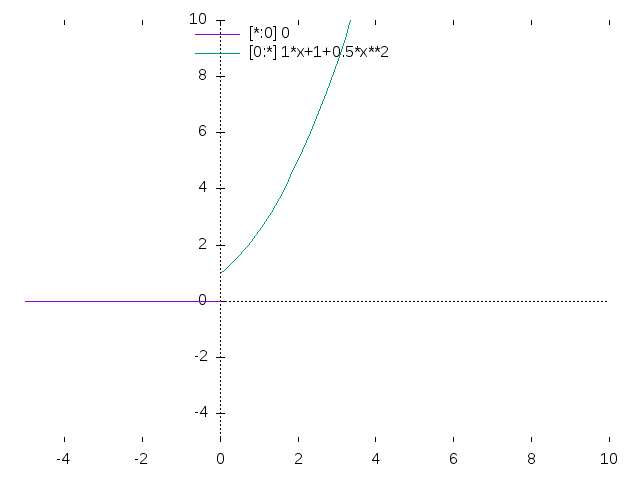

This figure's gnuplot source:
unset border
set key center top reverse Left
set xzeroaxis
set yzeroaxis
set ytics axis
set xrange [ -5 : 10 ]
set yrange [ -5 : 10 ]

plot sample [*:0] 0, [0:*] 1*x+1+0.5*x**2
